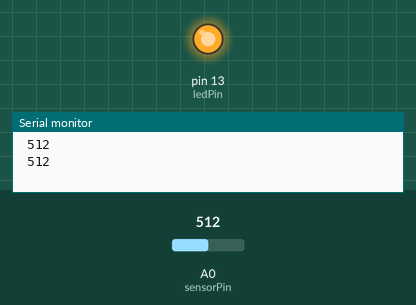
The sketch below on a simulated Arduino Uno, built with avr-gcc and run on an emulated ATmega328P. On the bench: output pins drawn as LEDs (lit = HIGH), the last lines printed to the serial monitor. Inputs (shaded band) come from the test bench; at power-on: A0 (sensorPin) = 512.

Above: at 1.8 s.
1.9 s: A0 (sensorPin) set to 313
3.4 s: A0 (sensorPin) set to 283
At 4.3 s:
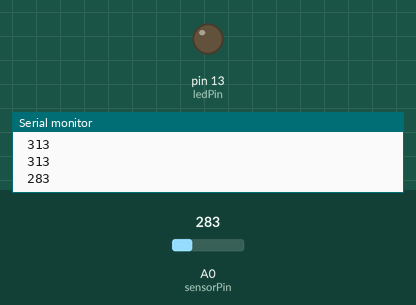
5.5 s: A0 (sensorPin) set to 306
At 7.1 s:
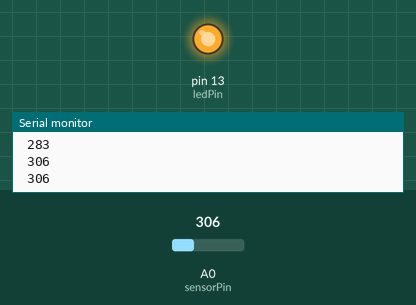
7.5 s: A0 (sensorPin) set to 122
At 8.6 s:
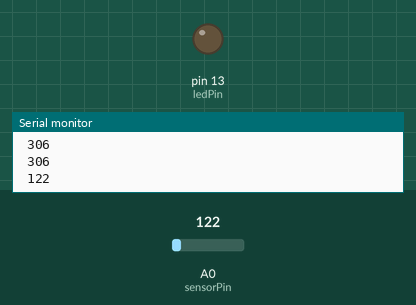
Timing chart, 0 to 10.5 s (numbered marks = the images above; inputs shaded):
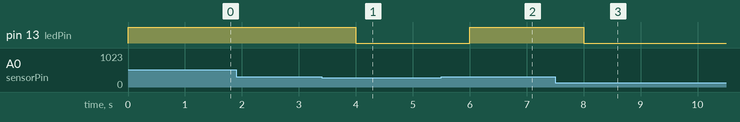

The sketch:

sounsen.ino
```cpp
//Inisialisasi pin
int sensorPin = A0; //output dari sensor
int ledPin = 13; //untuk LED
int sensorValue = 00;  //Nilai default sensor
int CompareSensor=300;

void setup() {
//inisialisasi i/o
pinMode(ledPin, OUTPUT);
Serial.begin(9600);
}

void loop() {
//Pembacaan sensor
sensorValue = analogRead(sensorPin);
//menampilkan nilai pembacaan sensor di serial monitor
Serial.print(" ");
Serial.println(sensorValue, DEC);

//untuk indikator dan pembanding
if(sensorValue > CompareSensor){
digitalWrite(ledPin, HIGH);
}
else{
digitalWrite(ledPin, LOW); }
delay(1000);
}
```

Measured:
- the behaviour switches between 301 and 300 on A0 (sensorPin) (found by bisection; images 0 and 1)
- after the input at 3.4 s, pin 13 (ledPin): HIGH → LOW after 0.60 s
- after the input at 5.5 s, pin 13 (ledPin): LOW → HIGH after 0.50 s
- after the input at 7.5 s, pin 13 (ledPin): HIGH → LOW after 0.50 s
